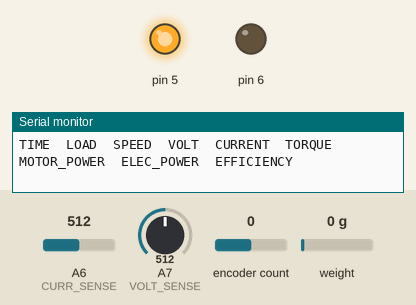
Bench run of a sketch on a simulated Arduino Nano, built with avr-gcc and run on an emulated ATmega328P. Shown: output pins drawn as LEDs (lit = HIGH), the last lines printed to the serial monitor. The inputs (shaded band) are chosen by the test bench; at power-on: A6 (CURR_SENSE) = 512, A7 (VOLT_SENSE) = 512, encoder count 0, weight on the scale 0 g.

Above: at 1.2 s.
At 10.2 s:
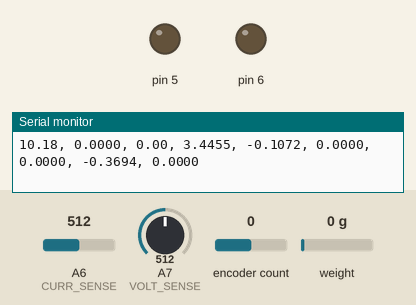
Timing chart, 0 to 11.7 s (numbered marks = the images above):
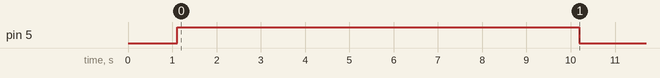

Measured:
- by itself, pin 5: HIGH → LOW at 10.2 s

The sketch:

dyno.ino
```cpp
#include <Encoder.h>
#include <HX711.h>

#define ENC_A 2
#define ENC_B 3
#define LOADCELL_DOUT 7
#define LOADCELL_CLK 8
#define VOLT_SENSE A7
#define CURR_SENSE A6

#define ENC_PPR 48


Encoder enc(ENC_B, ENC_A);
HX711 load;

void setup()
{
    pinMode(VOLT_SENSE, INPUT);
    pinMode(CURR_SENSE, INPUT);

    pinMode(5, OUTPUT);
    pinMode(6, OUTPUT);

    load.begin(LOADCELL_DOUT, LOADCELL_CLK);
    load.set_scale(219);
    load.tare();
    delay(100);

    Serial.begin(9600);

    // return;
    Serial.println("TIME\tLOAD\tSPEED\tVOLT\tCURRENT\tTORQUE\tMOTOR_POWER\tELEC_POWER\tEFFICIENCY\n");

    set_motor(100);
    while(millis() < 10000)
    {
        print_data();
        // delay(20);
    }


}

void set_motor(int pct)
{
    if (pct > 0)
    {
        analogWrite(5, pct * 255 / 100);
        digitalWrite(6, LOW);
    } else if (pct < 0)
    {
        analogWrite(6, -pct * 255 / 100);
        digitalWrite(5, LOW);
    } else
    {
        digitalWrite(5, LOW);
        digitalWrite(6, LOW);
    }

}

double get_rpm()
{
    static double last_time = millis();
    static int last_ticks = enc.read();

    double time = millis();
    double ticks = enc.read();

    double out = ((ticks - last_ticks) / ENC_PPR) / ((time - last_time) / 60000);

    last_time = time;
    last_ticks = ticks;

    return out;
}

double get_voltage()
{
    return analogRead(VOLT_SENSE) / 148.6;
}

double get_current()
{
    return (analogRead(CURR_SENSE) * -0.0256) + 13;
}

double get_force()
{
    return load.get_units() * 0.00220462; // milli-pounds
}

double get_torque()
{
    return get_force() * 5.5; // 5.5 inch lever arm
}

void print_data()
{
    double force = get_force();
    double rpm = get_rpm();
    double voltage = get_voltage();
    double current = get_current();
    double torque = get_torque();
    double motor_power = torque * (rpm / 60) * 1.36;
    double elec_power = current * voltage;
    double efficiency = motor_power / elec_power;

    Serial.print(millis() / 1000.0);
    Serial.print(", ");
    Serial.print(force, 4);
    Serial.print(", ");
    Serial.print(rpm);
    Serial.print(", ");
    Serial.print(voltage, 4);
    Serial.print(", ");
    Serial.print(current, 4);
    Serial.print(", ");
    Serial.print(torque, 4);
    Serial.print(", ");
    Serial.print(motor_power, 4);
    Serial.print(", ");
    Serial.print(elec_power, 4);
    Serial.print(", ");
    Serial.println(efficiency, 4);
}

void loop()
{

    set_motor(0);

    // Serial.println(get_force(), 3);

    // Serial.println(enc.read());

    // Serial.println(enc.read());


    // Serial.println(get_current());

    // if((millis() / 10000) % 2 == 0)
    // {
    //     set_motor(100);
    // } else
    // {
    //     set_motor(0);
    // }

    delay(20);
}
```
